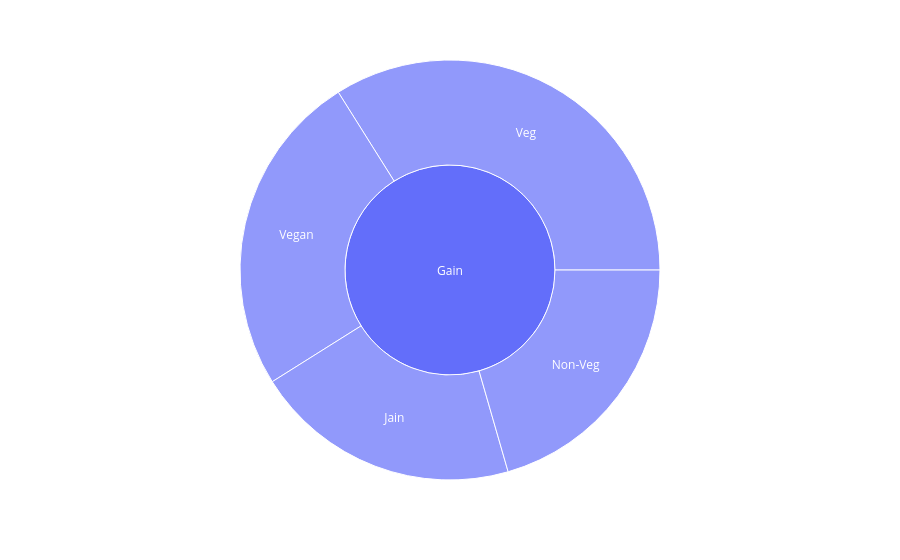

Notebook source saved alongside this figure:
### Code cell
fig=px.sunburst(
df,
path=["Goal","Diet_Type"]
)

fig.show()

### Figure 1 — Plotly figure (JSON) as saved in the notebook; plotly's stock layout.template omitted (floating-point values rounded to 4 significant figures)
{"data": [{"branchvalues": "total", "domain": {"x": [0, 1], "y": [0, 1]}, "hovertemplate": "labels=%{label}<br>count=%{value}<br>parent=%{parent}<br>id=%{id}<extra></extra>", "ids": ["Gain/Jain", "Lose/Jain", "Maintain/Jain", "Gain/Non-Veg", "Lose/Non-Veg", "Maintain/Non-Veg", "Gain/Veg", "Lose/Veg", "Maintain/Veg", "Gain/Vegan", "Lose/Vegan", "Maintain/Vegan", "Gain", "Lose", "Maintain"], "labels": ["Jain", "Jain", "Jain", "Non-Veg", "Non-Veg", "Non-Veg", "Veg", "Veg", "Veg", "Vegan", "Vegan", "Vegan", "Gain", "Lose", "Maintain"], "level": "Gain", "name": "", "parents": ["Gain", "Lose", "Maintain", "Gain", "Lose", "Maintain", "Gain", "Lose", "Maintain", "Gain", "Lose", "Maintain", "", "", ""], "type": "sunburst", "values": [23, 16, 12, 23, 15, 13, 38, 22, 27, 28, 16, 17, 112, 69, 69]}], "layout": {"autosize": true, "legend": {"tracegroupgap": 0}, "margin": {"t": 60}}}
